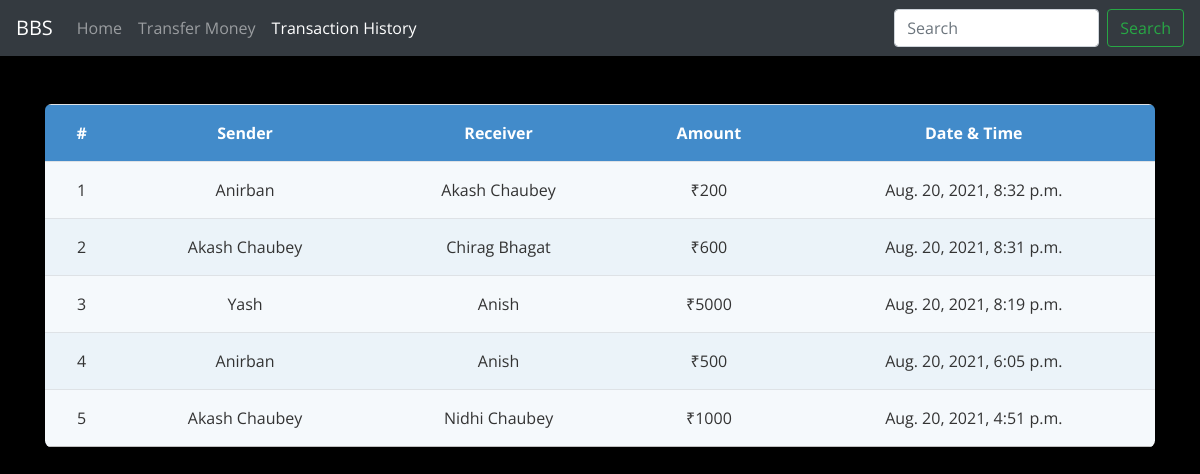
Page /transactions on the committed database.
### app/models.py (models this page shows, shortened)
class Payment(models.Model):
    frm = models.CharField(max_length=50)
    to = models.CharField(max_length=50)
    amount = models.IntegerField()
    timestamp = models.DateTimeField(default=now)

### app/views.py (the view)
# urls.py: path('transactions' , transactions , name='transactions' ),
def transactions(request):
    trans = Payment.objects.all().order_by('-id')
    return render(request, 'display.html' , { 'trans' : trans  })

### app/templates/display.html (shortened to what this page needs)
<!doctype html>
{% load static %}
<html lang="en">
  <head>
    <link href="{% static 'media/css/jquery.dataTables.min.css' %}" rel="stylesheet">
    <link rel="stylesheet" href="https://maxcdn.bootstrapcdn.com/bootstrap/4.0.0/css/bootstrap.min.css">
  </head>
  <body>
  <nav class="navbar navbar-expand-lg navbar-dark bg-dark">
  <a class="navbar-brand" href="/">BBS</a>
  <div class="collapse navbar-collapse" id="navbarSupportedContent">
<ul class="navbar-nav mr-auto">
      <li class="nav-item ">
        <a class="nav-link " href="/">Home</a>
      </li><li class="nav-item ">
        <a class="nav-link " href="/home">Transfer Money</a>
      </li></li><li class="nav-item">
        <a class="nav-link active" href="/transactions">Transaction History</a>
      </li>
    </ul>
    <form method="get" action="/search" class="form-inline my-2 my-lg-0">
            <input class="form-control mr-sm-2" type="search" placeholder="Search" aria-label="Search" name="query" id="query">
            <button class="btn btn-outline-success my-2 my-sm-0 " type="submit">Search</button>
      </form>
  </div>
</nav>
<div class="container my-3 my-5">
    <table class="table text-center rwd-table" id="myTable">
  <tbody class="">
    <tr>
      <th scope="col">#</th>
      <th scope="col">Sender</th>
      <th scope="col">Receiver</th>
      <th scope="col">Amount</th>
      <th scope="col">Date & Time</th>
    </tr>
  {% for user in trans %}
    <tr>
      <td scope="row">{{forloop.counter}}</td>
      <td>{{user.frm}}</td>
      <td>{{user.to}}</td>
      <td>₹{{user.amount}}</td>
      <td>{{user.timestamp}}</td>
    </tr>
  {% endfor %}
  </tbody>
</table>
    </div>
  </body>
</html>

### app/templates/display.html (style rules this page uses)
* { font-family: "Open Sans", sans-serif; }
.rwd-table { margin: auto; min-width: 300px; max-width: 100%; border-collapse: collapse; }
.rwd-table tr:first-child { border-top: none; background: #428bca; color: #fff; }
.rwd-table tr { border-top: 1px solid #ddd; border-bottom: 1px solid #ddd; background-color: #f5f9fc; }
.rwd-table tr:nth-child(odd):not(:first-child) { background-color: #ebf3f9; }
.rwd-table th { display: none; }
.rwd-table td { display: block; }
.rwd-table td:first-child { margin-top: 0.5em; }
.rwd-table td:last-child { margin-bottom: 0.5em; }
.rwd-table td:before { content: attr(data-th) ": "; font-weight: bold; width: 120px; display: inline-block; color: #000; }
.rwd-table th, .rwd-table td { text-align: center; }
.rwd-table { color: #333; border-radius: 0.4em; overflow: hidden; }
.rwd-table tr { border-color: #bfbfbf; }
.rwd-table th, .rwd-table td { padding: 0.5em 1em; }
@media screen and (min-width: 600px) { .rwd-table td:before { display: none; } }
@media screen and (min-width: 600px) { .rwd-table th, .rwd-table td { display: table-cell; padding: 0.25em 0.5em; } }
@media screen and (min-width: 600px) { .rwd-table th:first-child, .rwd-table td:first-child { padding-left: 0; } }
@media screen and (min-width: 600px) { .rwd-table th:last-child, .rwd-table td:last-child { padding-right: 0; } }
@media screen and (min-width: 600px) { .rwd-table th, .rwd-table td { padding: 1em !important; } }
body { background-color: #000; }
.container { display: block; text-align: center; }

### rows in the picture
Payment: frm "Anirban", to "Akash Chaubey", amount "200", timestamp "Aug. 20, 2021, 8:32 p.m."
Payment: frm "Akash Chaubey", to "Chirag Bhagat", amount "600", timestamp "Aug. 20, 2021, 8:31 p.m."
Payment: frm "Yash", to "Anish", amount "5000", timestamp "Aug. 20, 2021, 8:19 p.m."
Payment: frm "Anirban", to "Anish", amount "500", timestamp "Aug. 20, 2021, 6:05 p.m."
Payment: frm "Akash Chaubey", to "Nidhi Chaubey", amount "1000", timestamp "Aug. 20, 2021, 4:51 p.m."
